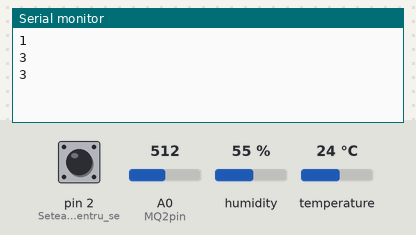
Bench run of a sketch on a simulated Arduino Uno, built with avr-gcc and run on an emulated ATmega328P. On the bench: the last lines printed to the serial monitor. The inputs (shaded band) are chosen by the test bench; at power-on: humidity 55 %, pin 2 (Setează_pinul_2_pentru_se) HIGH, temperature 24 °C, A0 (MQ2pin) = 512.

Above: at 2.8 s.
2.9 s: humidity set to 88 %
At 4.9 s:
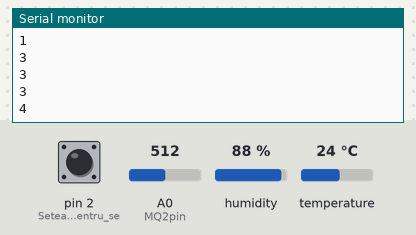
5.6 s: pin 2 (Setează_pinul_2_pentru_se) pulled LOW for 2.35 s
9.4 s: temperature set to 41 °C
At 11.4 s:
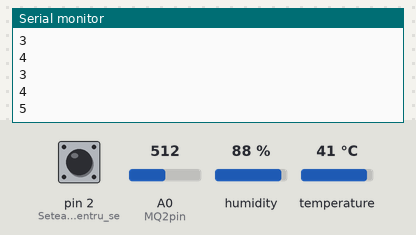
Timing chart, 0 to 12.9 s (numbered marks = the images above; inputs shaded):
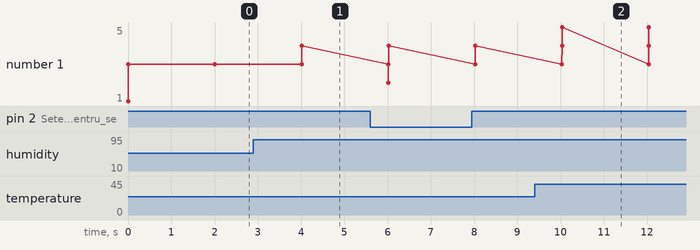

Measured:
- after the input at 2.9 s, the serial monitor: prints a new line after 1.1 s (image 1)
- after the input at 9.4 s, the serial monitor: prints a new line after 0.64 s (image 2)
- plotted number 1: 3 → 4 after the input at 2.9 s, 4 → 5 after the input at 9.4 s

The sketch:

final.ino
```cpp
#include "DHT.h"

#define DHTPIN 4      // Pinul digital 4 pentru senzorul DHT22
#define DHTTYPE DHT22 // Tipul senzorului DHT (DHT22)

#define MQ2pin A0     // Pinul pentru senzorul MQ2 (analogic, de exemplu A0)

DHT dht(DHTPIN, DHTTYPE);  // Creează un obiect pentru senzorul DHT

void setup() {
  Serial.begin(9600);    // Inițializează comunicația serială
  dht.begin();           // Inițializează senzorul DHT

  pinMode(2, INPUT);     // Setează pinul 2 pentru senzorul de foc
  pinMode(MQ2pin, INPUT); // Setează pinul MQ2 ca intrare
  Serial.println(1);      // Trimite cifra 1 la pornirea Arduino
}

void loop() {
  // Citirea senzorului MQ2
  float sensorValue = analogRead(MQ2pin);  // Citirea valorii analogice de pe senzorul MQ2
  if (sensorValue > 80) {
    Serial.println(3);  // Trimite cifra 3 dacă mirosul de gaz depășește 80
  }

  // Citirea senzorului de foc
  if (digitalRead(2) == 0) {   // Dacă senzorul de foc detectează foc
    Serial.println(2);          // Trimite cifra 2 pentru foc
  }

  // Citirea senzorului DHT22 (temperatură și umiditate)
  float humi = dht.readHumidity();    // Citirea umidității
  float tempC = dht.readTemperature(); // Citirea temperaturii în grade Celsius

  // Verificarea citirii senzorului DHT
  if (isnan(humi) || isnan(tempC)) {
    Serial.println("Failed to read from DHT sensor!");  // Dacă citirea eșuează
  } else {
    // Dacă umiditatea depășește 70%, trimitem cifra 4
    if (humi > 70) {
      Serial.println(4);
    }

    // Dacă temperatura depășește 40°C, trimitem cifra 5
    if (tempC > 40) {
      Serial.println(5);
    }
  }

  delay(2000);  // Așteaptă 2 secunde înainte de următoarea citire
}
```
